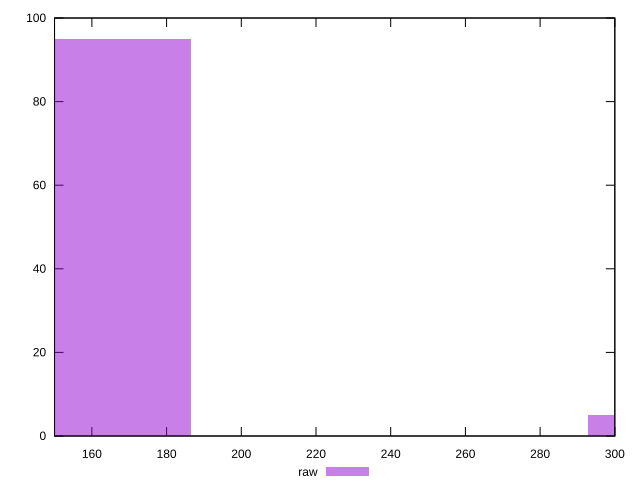

The script that saved this image:
reset

$raw <<EOF
159.78644444698722 95
319.57288889397444 5
EOF

set key outside below
set boxwidth 53.262148148995735
set xrange [150:300]
set yrange [0:100]
set trange [0:100]
set style fill transparent solid 0.5 noborder
set terminal svg size 640, 490 enhanced background rgb 'white'
set output "report_00020_2021-02-19T21:17:38.612Z2/unused-css-rules/samples/pages+cached+noadtech+nomedia/raw/histogram.svg"

plot $raw title "raw" with boxes

reset
